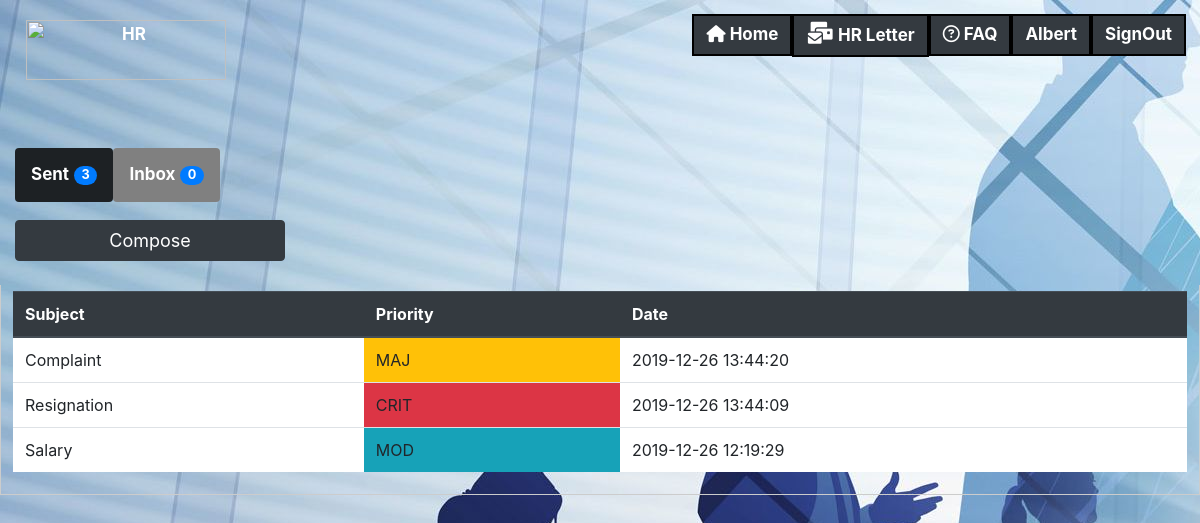
/hrletter.php (signed in), run on the app's committed database.
### tables this page shows
CREATE TABLE `letters` (
  `ID` int(255) NOT NULL,
  `Sender` int(255) NOT NULL,
  `Subject` varchar(100) NOT NULL,
  `Priority` varchar(100) NOT NULL,
  `Description` text NOT NULL,
  `Attachment` mediumblob DEFAULT NULL,
  `Date` datetime(3) NOT NULL DEFAULT current_timestamp(3),
  `Shown` tinyint(1) DEFAULT 0,
  `Status` tinyint(1) DEFAULT NULL
);

### hrletter.php (the view, shortened to what this page needs)
<html>
<?php
session_start(); include "menu.php";
?>
<?php
	 $servername = "localhost";
$username = "root";
$password = "";
$dbname = "website";
$conn = new mysqli($servername, $username, $password, $dbname);
$result = mysqli_query($conn, "SELECT COUNT(*) AS `count` FROM `letters` WHERE Sender='".$_SESSION['ID']."' and   Shown='0'");
$row = mysqli_fetch_array($result);
$countsent = $row['count'];
$result = mysqli_query($conn, "SELECT COUNT(*) AS `count` FROM `letters` WHERE Sender='".$_SESSION['ID']."' and  Shown !='NULL'");
$row = mysqli_fetch_array($result);
$countinbox = $row['count'];
?>
<div id="side-nav-choose"  style="width:300px" class="col" >
  <a class="btn btn-dark tablinks " onclick="opentab(event, 'Sent')" id="defaultOpen" href="#Sent"><b>Sent</b> <span class="badge badge-primary badge-pill"> <?= $countsent  ?></span></a>
  <a class="btn btn-dark tablinks " onclick="opentab(event, 'inbox')"href="#Inbox"><b>Inbox</b> <span class="badge badge-primary badge-pill"><?= $countinbox ?></span></a>
 <br><br><br> <button  id="Compose" onclick="openForm()" style="font-size:18px" type="button" class="col btn btn-dark">Compose</button>
</div>
<br>
<div id='Sent' class="tabcontent">
 <?php
	 $servername = "localhost";
$username = "root";
$password = "";
$dbname = "website";
$conn = new mysqli($servername, $username, $password, $dbname);
$sql="select ID, Subject,Priority,Date from letters where Shown=0 and Sender='".$_SESSION['ID']."' order by Date desc,Priority";
if($result = mysqli_query($conn, $sql)){
    if(mysqli_num_rows($result) > 0){
        echo "<table class='table table-hover'>";
            echo "<thead class='thead-dark' ><tr>";
                echo "<th>Subject</th>";
                echo "<th>Priority</th>";
                echo "<th>Date</th>";
            echo "</tr>  </thead>";
        while($row = mysqli_fetch_array($result)){
            echo '<tr onclick="edit('.$row['ID'].' ) " >';
                echo "<td>" . $row['Subject'] . "</td>";
                if($row['Priority']=="CRIT"){
                echo "<td class='bg-danger'     id='OpenElForm' onclick='isa()'>" . $row['Priority'] . "</td>";}
                if($row['Priority']=="MAJ"){
                    echo "<td class='bg-warning'>" . $row['Priority'] . "</td>";}
                    if($row['Priority']=="MOD"){
                        echo "<td class='bg-info'>" . $row['Priority'] . "</td>";}
                echo "<td>" . substr($row['Date'],0, 19) .  "</td>";
            echo "</a></tr>";
        }
        echo "</table>";
    } else{
        echo "No records matching your query were found.";
    }
} else{
    echo "ERROR: Could not able to execute $sql. " . mysqli_error($link);
}
?>
 </div>
</html>

### menu.php (style rules this page uses)
body { background-image: url("hr2.jpg"); background-color: #cccccc; }

### hrletter.php (style rules this page uses)
.table-hover { background-color:white; }
.tabcontent { display: none; padding: 6px 12px; border: 1px solid #ccc; border-top: none; }
.tablinks { overflow: hidden; border: 1px solid #ccc; background-color: grey; float: left; border: none; outline: none; cursor: pointer; padding: 14px 16px; transition: 0.3s; font-size: 17px; }

### data on the page
letters: Subject "Complaint", Priority "MAJ", Date "2019-12-26 13:44:20"
letters: Subject "Resignation", Priority "CRIT", Date "2019-12-26 13:44:09"
letters: Subject "Salary", Priority "MOD", Date "2019-12-26 12:19:29"

### other printed values
$_SESSION['Fname'] "Albert"
$countsent "3"
$countinbox "0"
